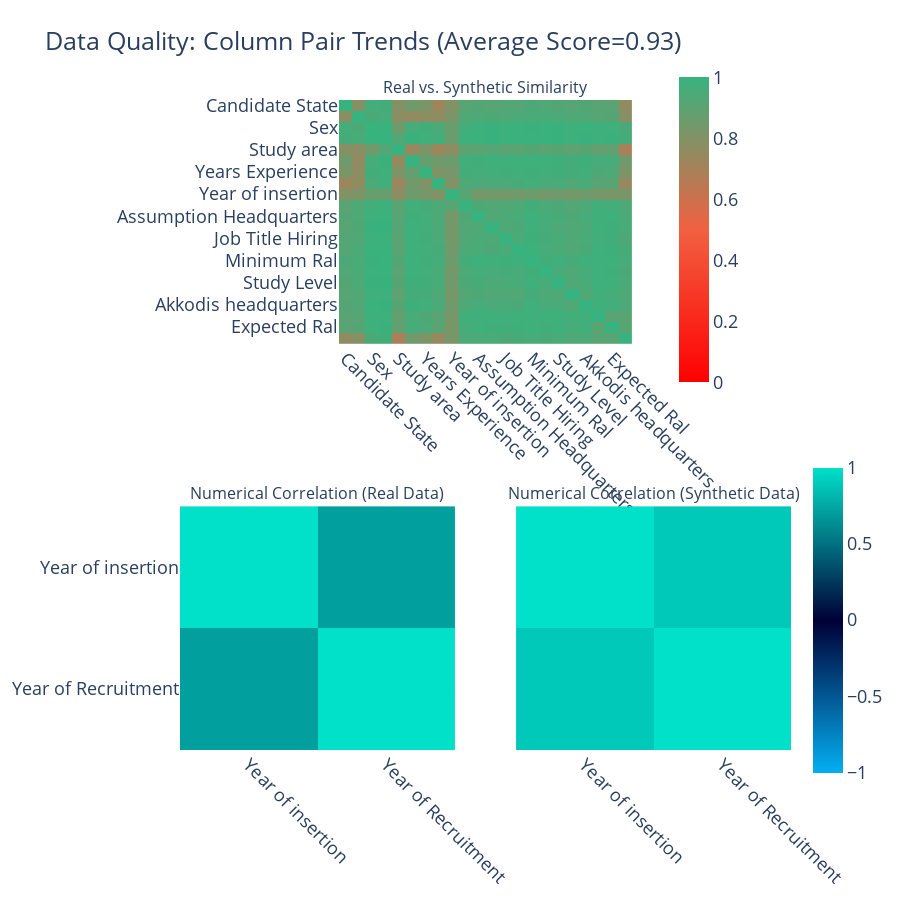

Notebook source saved alongside this figure:
### Code cell
fig = quality_report.get_visualization(property_name='Column Pair Trends')
fig.show()
fig.write_html(os.path.join(mydir, 'column_pair_trends.html'))

# quality_report.get_details(property_name='Column Shapes')
quality_report.get_details(property_name='Column Pair Trends')

### Figure 1 — Plotly figure (JSON) as saved in the notebook; plotly's stock layout.template omitted (floating-point values rounded to 4 significant figures; data arrays with more than 128 entries replaced by an {"elided": "..."} marker saying what was removed)
{"data": [{"coloraxis": "coloraxis", "hovertemplate": "<b>Column Pair</b><br>(%{x},%{y})<br><br>Similarity: %{z}<extra></extra>", "type": "heatmap", "x": ["Candidate State", "Age Range", "Sex", "Protected category", "Study area", "Study Title", "Years Experience", "Sector", "Year of insertion", "Year of Recruitment", "Assumption Headquarters", "Job Family Hiring", "Job Title Hiring", "Years Experience.1", "Minimum Ral", "Ral Maximum", "Study Level", "Study Area.1", "Akkodis headquarters", "Current Ral", "Expected Ral", "Region"], "xaxis": "x", "y": ["Candidate State", "Age Range", "Sex", "Protected category", "Study area", "Study Title", "Years Experience", "Sector", "Year of insertion", "Year of Recruitment", "Assumption Headquarters", "Job Family Hiring", "Job Title Hiring", "Years Experience.1", "Minimum Ral", "Ral Maximum", "Study Level", "Study Area.1", "Akkodis headquarters", "Current Ral", "Expected Ral", "Region"], "yaxis": "y", "z": {"elided": "22x22 float values"}}, {"coloraxis": "coloraxis2", "customdata": [[1, 0.898], [0.898, 1]], "hovertemplate": "<b>Correlation</b><br>(%{x},%{y})<br><br>Synthetic: %{z}<br>(vs. Real: %{customdata})<extra></extra>", "type": "heatmap", "x": ["Year of insertion", "Year of Recruitment"], "xaxis": "x2", "y": ["Year of insertion", "Year of Recruitment"], "yaxis": "y2", "z": [[1, 0.716], [0.716, 1]]}, {"coloraxis": "coloraxis2", "customdata": [[1, 0.716], [0.716, 1]], "hovertemplate": "<b>Correlation</b><br>(%{x},%{y})<br><br>Synthetic: %{z}<br>(vs. Real: %{customdata})<extra></extra>", "type": "heatmap", "x": ["Year of insertion", "Year of Recruitment"], "xaxis": "x3", "y": ["Year of insertion", "Year of Recruitment"], "yaxis": "y3", "z": [[1, 0.898], [0.898, 1]]}], "layout": {"annotations": [{"font": {"size": 16}, "showarrow": false, "text": "Real vs. Synthetic Similarity", "x": 0.5, "xanchor": "center", "xref": "paper", "y": 1, "yanchor": "bottom", "yref": "paper"}, {"font": {"size": 16}, "showarrow": false, "text": "Numerical Correlation (Real Data)", "x": 0.225, "xanchor": "center", "xref": "paper", "y": 0.375, "yanchor": "bottom", "yref": "paper"}, {"font": {"size": 16}, "showarrow": false, "text": "Numerical Correlation (Synthetic Data)", "x": 0.775, "xanchor": "center", "xref": "paper", "y": 0.375, "yanchor": "bottom", "yref": "paper"}], "coloraxis": {"cmax": 1, "cmin": 0, "colorbar": {"len": 0.5, "x": 0.8, "y": 0.8}, "colorscale": [[0, "#FF0000"], [0.5, "#F16141"], [1, "#36B37E"]]}, "coloraxis2": {"cmax": 1, "cmin": -1, "colorbar": {"len": 0.5, "y": 0.2}, "colorscale": [[0, "#03AFF1"], [0.5, "#000036"], [1, "#01E0C9"]]}, "font": {"size": 18}, "height": 900, "title": {"text": "Data Quality: Column Pair Trends (Average Score=0.93)"}, "width": 900, "xaxis": {"anchor": "y", "domain": [0.26, 0.74], "tickangle": 45}, "xaxis2": {"anchor": "y2", "domain": [0, 0.45], "tickangle": 45}, "xaxis3": {"anchor": "y3", "domain": [0.55, 1], "matches": "x2", "tickangle": 45}, "yaxis": {"anchor": "x", "autorange": "reversed", "domain": [0.625, 1]}, "yaxis2": {"anchor": "x2", "autorange": "reversed", "domain": [0, 0.375]}, "yaxis3": {"anchor": "x3", "autorange": "reversed", "domain": [0, 0.375], "matches": "y2", "visible": false}}}
